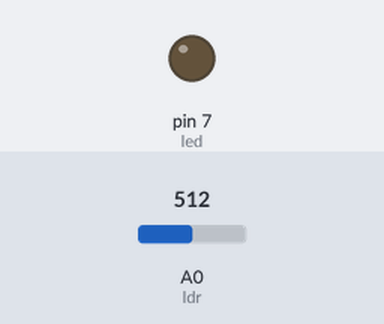
A sketch run on a simulated Arduino Uno, built with avr-gcc and run on an emulated ATmega328P. Shown: output pins drawn as LEDs (lit = HIGH). The test bench sets the inputs (shaded band); at power-on: A0 (ldr) = 512.

Above: at 1.2 s.
1.3 s: A0 (ldr) set to 313
2.8 s: A0 (ldr) set to 284
At 3.7 s:
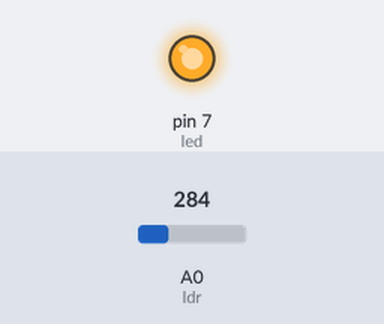
4.3 s: A0 (ldr) set to 306
At 4.8 s:
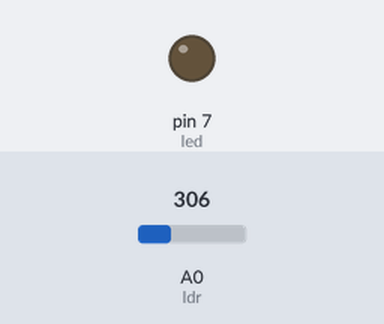
5.8 s: A0 (ldr) set to 290
At 7.2 s:
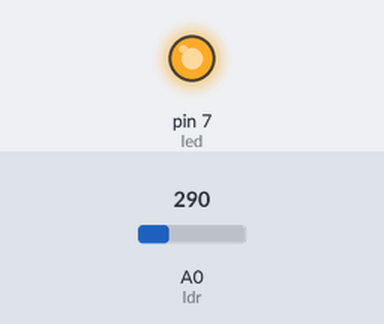
Timing chart, 0 to 8.3 s (numbered marks = the images above; inputs shaded):
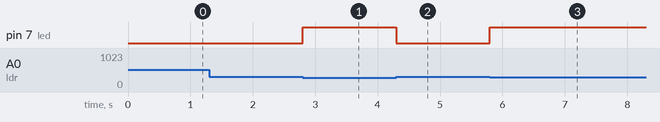

The sketch:

LDR_sensor.ino
```cpp
int led=7;
int ldr=A0;
int ldr_state;

void setup() {
 pinMode(led,OUTPUT);
 pinMode(ldr,INPUT);

}

void loop() {
  ldr_state=analogRead(ldr);
 if(ldr_state<=300)
 {
   digitalWrite(led,HIGH);
  }
  else{
    digitalWrite(led,LOW);
    }

}
```

Measured:
- the behaviour switches between 301 and 300 on A0 (ldr) (found by bisection; images 0 and 1)
- after the input at 1.3 s, every drawn part: stays the same
- after the input at 2.8 s, pin 7 (led): LOW → HIGH at once
- after the input at 4.3 s, pin 7 (led): HIGH → LOW at once
- after the input at 5.8 s, pin 7 (led): LOW → HIGH at once
